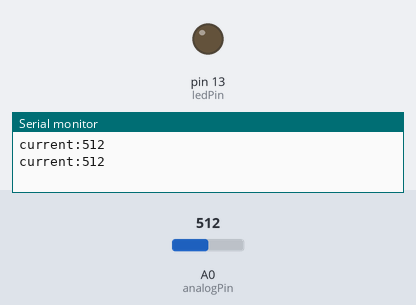
Simulated run of this sketch. Board: Arduino Uno, built with avr-gcc and run on an emulated ATmega328P. Shown: output pins drawn as LEDs (lit = HIGH), the last lines printed to the serial monitor. Inputs (shaded band) come from the test bench; at power-on: A0 (analogPin) = 512.

Above: at 1.8 s.
1.9 s: A0 (analogPin) set to 158
4.2 s: A0 (analogPin) set to 135
At 7.1 s:
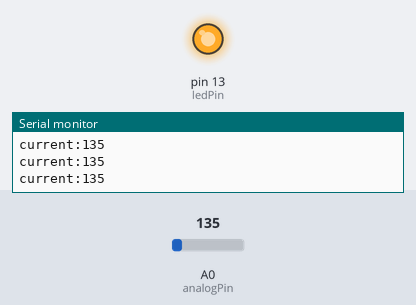
7.5 s: A0 (analogPin) set to 160
At 9.4 s:
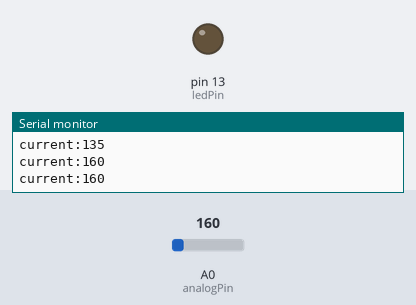
10.5 s: A0 (analogPin) set to 140
At 12.9 s:
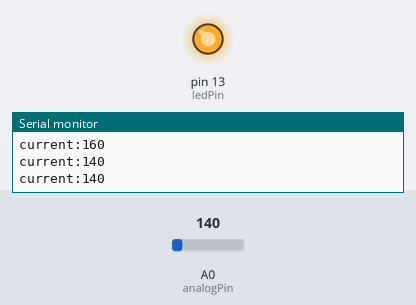
Timing chart, 0 to 14.4 s (numbered marks = the images above; inputs shaded):
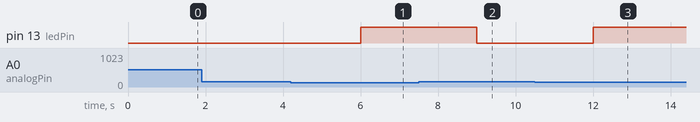

Measured:
- the behaviour switches between 150 and 149 on A0 (analogPin) (found by bisection; images 0 and 1)
- after the input at 4.2 s, pin 13 (ledPin): LOW → HIGH after 1.8 s
- after the input at 7.5 s, pin 13 (ledPin): HIGH → LOW after 1.5 s
- after the input at 10.5 s, pin 13 (ledPin): LOW → HIGH after 1.5 s

The sketch:

LDR.ino.ino
```cpp
int ledPin=13;
int analogPin=0;

void setup() {
  pinMode(ledPin,OUTPUT);
  pinMode(analogPin,INPUT);
  Serial.begin(9600);
  // put your setup code here, to run once:

}

void loop() {
  int ldrvalue1=analogRead(analogPin);
  Serial.print("current:");
  Serial.println(ldrvalue1);
  delay(1000);
  int threshold=150;
  if(ldrvalue1<threshold)

  digitalWrite(ledPin,HIGH);
  else
  digitalWrite(ledPin,LOW);
  // put your main code here, to run repeatedly:

}
```
